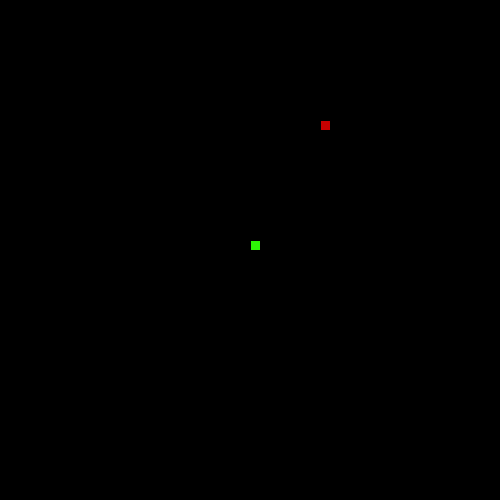
Frame 1 (no input)
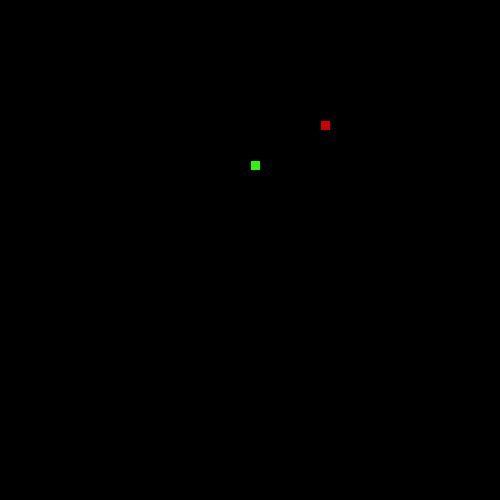
Frame 60 (the mouse pressed at the canvas centre just before this capture)
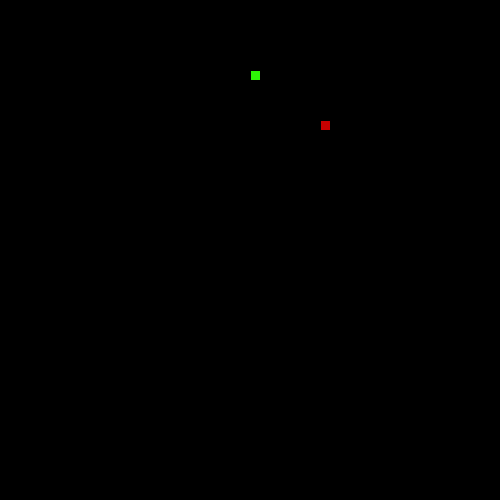
Frame 120 (the mouse held since frame 60 and released just before this capture)

The Processing sketch that drew these frames (run headless with seeded random() and noise(); from frame 60 on, the mouse is pressed at the canvas centre):

// Processing sketch: LeagueSnake_pde
// ── LeagueSnake_pde.pde
//*
// ***** SEGMENT CLASS *****
// This class will be used to represent each part of the moving snake.
//*

class Segment {

//Add x and y member variables. They will hold the corner location of each segment of the snake.
int x;
int y;

// Add a constructor with parameters to initialize each variable.
 Segment(int x, int y){
 this.x = x;
 this.y = y;
 }


}


//*
// ***** GAME VARIABLES *****
// All the game variables that will be shared by the game methods are here
//*
Segment head;
int foodX;
int foodY;
int direction;
int foodeat;
ArrayList<Segment> tail = new ArrayList<Segment>();
//*
// ***** SETUP METHODS *****
// These methods are called at the start of the game.
//*

void setup() {
size(500,500);
head = new Segment(250,250);
dropFood();
direction = UP;
foodeat = 0;
frameRate(10);
}

void dropFood() {
  //Set the food in a new random location
    foodX = ((int)random(50)*10);
    foodY = ((int)random(50)*10);
    
}



//*
// ***** DRAW METHODS *****
// These methods are used to draw the snake and its food 
//*

void draw() {
  background(#000000);
  drawFood();
  move();
  drawSnake();
  eat();
}

void drawFood() {
  //Draw the food
  fill(200,0,0);
  rect(foodX, foodY, 10, 10);
}

void drawSnake() {
 //Draw the head of the snake followed by its tail) 
 fill(#2EF507);
rect(head.x, head.y, 10 ,10);
 manageTail();
}


//*
// ***** TAIL MANAGEMENT METHODS *****
// These methods make sure the tail is the correct length.
//*

void drawTail() {
  //Draw each segment of the tail 
for (int i = 0; i < tail.size(); i++) {
      Segment s = tail.get(i);
      fill(#2EF507);
      rect(s.x,s.y, 10,10);
    }
}

void manageTail() {
  //After drawing the tail, add a new segment at the "start" of the tail and remove the one at the "end" 
  //This produces the illusion of the snake tail moving.
    checkTailCollision();
  drawTail();
  Segment s = new Segment(head.x, head.y);
  tail.add(s);
  tail.remove(0);
}

void checkTailCollision() {
  //If the snake crosses its own tail, shrink the tail back to one segment
  for (int i = 0; i < tail.size(); i++) {
    Segment s = tail.get(i);
  if(head.x == s.x && head.y == s.y){
   foodeat = 1;
   tail.clear();
   Segment s2 = new Segment(head.x, head.y);
   tail.add(s2);
  
  }
  }
}



//*
// ***** CONTROL METHODS *****
// These methods are used to change what is happening to the snake  
//*

void keyPressed() {
  //Set the direction of the snake according to the arrow keys pressed
  if (key == CODED) {
    if (keyCode == UP && direction != DOWN) {
      direction = UP; 
      
      
    } else if (keyCode == DOWN && direction != UP) {
      direction = DOWN;
    } 
    else if (keyCode == LEFT && direction != RIGHT){
    direction = LEFT;
    }
     else if (keyCode == RIGHT && direction != LEFT){
    direction = RIGHT;
    }
  }
}


void move() {
  //Change the location of the Snake head based on the direction it is moving.
  
    
  switch(direction) {
  case UP:
  head.y -= 10;
    break;
  case DOWN:
   head.y += 10;
    break;
  case LEFT:
   head.x -= 10;
    break;
  case RIGHT:
    head.x += 10;
    break;
  }
  checkBoundaries();
}

void checkBoundaries() {
 //If the snake leaves the frame, make it reappear on the other side
   switch(direction) {
  case UP:
  if(head.y == -10){head.y = 500;}
    break;
  case DOWN:
 if(head.y == 510){head.y = 0;}
    break;
  case LEFT:
   if(head.x == -10){head.x = 500;}
    break;
  case RIGHT:
   if(head.x == 510){head.x = 0;}
    break;
  }
}



void eat() {
  //When the snake eats the food, its tail should grow and more food appear
if(head.y == foodY && head.x == foodX){
foodeat++;
dropFood();
Segment s = new Segment(head.x, head.y);
  tail.add(s);
}
}
